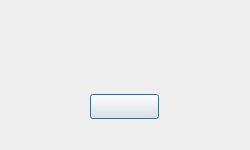
<?xml version="1.0" encoding="UTF-8"?>
<ui version="4.0">
 <class>Error</class>
 <widget class="QDialog" name="Error">
  <property name="geometry">
   <rect>
    <x>0</x>
    <y>0</y>
    <width>250</width>
    <height>150</height>
   </rect>
  </property>
  <property name="minimumSize">
   <size>
    <width>250</width>
    <height>150</height>
   </size>
  </property>
  <property name="maximumSize">
   <size>
    <width>250</width>
    <height>150</height>
   </size>
  </property>
  <property name="windowTitle">
   <string>Dialog</string>
  </property>
  <layout class="QHBoxLayout" name="horizontalLayout">
   <property name="spacing">
    <number>0</number>
   </property>
   <property name="leftMargin">
    <number>0</number>
   </property>
   <property name="topMargin">
    <number>0</number>
   </property>
   <property name="rightMargin">
    <number>0</number>
   </property>
   <property name="bottomMargin">
    <number>0</number>
   </property>
   <item>
    <widget class="QFrame" name="frame">
     <property name="frameShape">
      <enum>QFrame::NoFrame</enum>
     </property>
     <property name="frameShadow">
      <enum>QFrame::Plain</enum>
     </property>
     <layout class="QVBoxLayout" name="verticalLayout">
      <property name="spacing">
       <number>0</number>
      </property>
      <property name="leftMargin">
       <number>2</number>
      </property>
      <property name="topMargin">
       <number>2</number>
      </property>
      <property name="rightMargin">
       <number>2</number>
      </property>
      <property name="bottomMargin">
       <number>2</number>
      </property>
      <item>
       <widget class="QFrame" name="frame_top">
        <property name="minimumSize">
         <size>
          <width>0</width>
          <height>55</height>
         </size>
        </property>
        <property name="maximumSize">
         <size>
          <width>16777215</width>
          <height>55</height>
         </size>
        </property>
        <property name="frameShape">
         <enum>QFrame::NoFrame</enum>
        </property>
        <property name="frameShadow">
         <enum>QFrame::Plain</enum>
        </property>
        <layout class="QHBoxLayout" name="horizontalLayout_2">
         <property name="spacing">
          <number>5</number>
         </property>
         <property name="leftMargin">
          <number>15</number>
         </property>
         <property name="topMargin">
          <number>5</number>
         </property>
         <property name="rightMargin">
          <number>0</number>
         </property>
         <property name="bottomMargin">
          <number>0</number>
         </property>
         <item>
          <widget class="QLabel" name="lab_icon">
           <property name="minimumSize">
            <size>
             <width>35</width>
             <height>35</height>
            </size>
           </property>
           <property name="maximumSize">
            <size>
             <width>35</width>
             <height>35</height>
            </size>
           </property>
           <property name="text">
            <string/>
           </property>
          </widget>
         </item>
         <item>
          <widget class="QLabel" name="lab_heading">
           <property name="font">
            <font>
             <family>Segoe UI</family>
             <pointsize>12</pointsize>
            </font>
           </property>
           <property name="text">
            <string/>
           </property>
           <property name="wordWrap">
            <bool>true</bool>
           </property>
          </widget>
         </item>
        </layout>
       </widget>
      </item>
      <item>
       <widget class="QFrame" name="frame_bottom">
        <property name="frameShape">
         <enum>QFrame::NoFrame</enum>
        </property>
        <property name="frameShadow">
         <enum>QFrame::Plain</enum>
        </property>
        <layout class="QGridLayout" name="gridLayout">
         <property name="bottomMargin">
          <number>0</number>
         </property>
         <item row="0" column="0">
          <widget class="QPushButton" name="bn_ok">
           <property name="minimumSize">
            <size>
             <width>69</width>
             <height>25</height>
            </size>
           </property>
           <property name="maximumSize">
            <size>
             <width>69</width>
             <height>25</height>
            </size>
           </property>
           <property name="text">
            <string/>
           </property>
          </widget>
         </item>
        </layout>
       </widget>
      </item>
     </layout>
    </widget>
   </item>
  </layout>
 </widget>
 <resources>
  <include location="../resources/resources.qrc"/>
 </resources>
 <connections/>
</ui>
